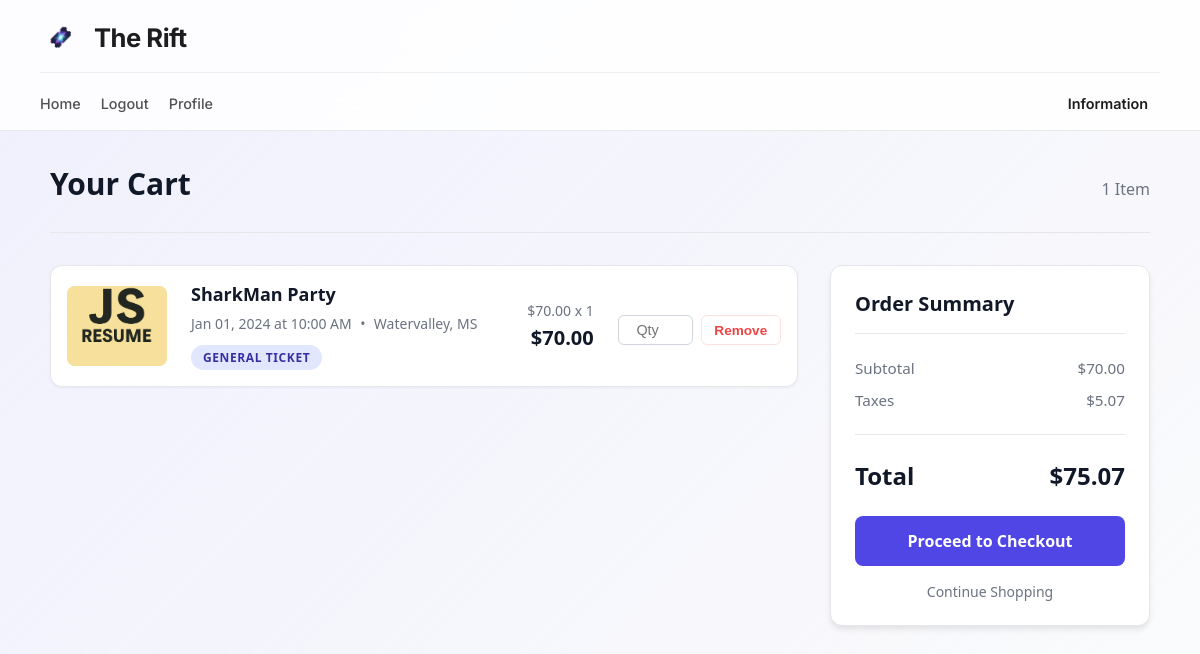
The app's page /cart/ (signed in) with its own data.
### App/models.py (models this page shows, shortened)
class Cart(models.Model):
    user = models.ForeignKey(settings.AUTH_USER_MODEL, on_delete=models.CASCADE)
    def total(self):
        return sum(ticket.subtotal() for ticket in self.tickets.all())

class TicketsSaved(models.Model):
    cart = models.ForeignKey(Cart, on_delete=models.CASCADE, related_name='tickets')
    ticket = models.ForeignKey(TicketTier, on_delete=models.CASCADE)
    quantity = models.PositiveIntegerField(default=1)
    def subtotal(self):
        return self.ticket.price * self.quantity

class TicketTier(models.Model):
    class Status(models.TextChoices):
        VIP = "VIP",('VIP')
        GENERAL = "General",('General')
        BASIC = "Basic",('Basic')
    event = models.ForeignKey(Event, on_delete=models.CASCADE, related_name='ticket_tiers')
    type = models.CharField(max_length=10,choices=Status.choices, default="Basic")
    price = models.DecimalField(max_digits=8, decimal_places=2)
    quantity = models.IntegerField()

class Event(models.Model):
    organization = models.ForeignKey(Organization, on_delete=models.CASCADE)
    title = models.CharField(max_length=100)
    description = models.TextField()
    banner_image = models.ImageField(upload_to='event_images/', default='event_images/default_eventimage.png',null=True,blank=True)
    location = models.CharField(max_length=100)
    date = models.DateField()
    start_time = models.TimeField()
    end_time = models.TimeField()
    capacity = models.IntegerField()
    created_at = models.DateTimeField(auto_now_add=True)

### App/views.py (the view)
# urls.py: path('cart/', v.cart, name='cart'),
@login_required
def cart(request):
    cart, created = Cart.objects.get_or_create(user=request.user)
    ticket = cart.tickets.all()
    total = cart.total()
    taxes = total * Decimal(.0725)
    true_total = total + taxes
    return render(request, 'cart.html', {'cart':cart, 'tickets':ticket, 'total' : total, 'Taxes' : taxes, 'true_total' : true_total})

### App/context_processors.py (called while the page is built, shortened)
def current_url(request):
    return {
        'current_path': request.path,
        'current_full_url': request.get_full_path(),
        'current_absolute_uri': request.build_absolute_uri(),
    }

def base_view(request):
    if not request.user.is_authenticated:
        return {}
    membership = OrganizationMembership.objects.filter(user=request.user).first()
    if not membership:
        return {}

### App/templates/cart.html (shortened to what this page needs)
{% extends 'base.html' %}
{% load static %}
{% block content %}
<link rel="stylesheet" href="{% static 'cart.css' %}">
<div class="cart-container">
    <header class="cart-header">
        <h1>Your Cart</h1>
        <p class="cart-count">{{ tickets.count }} Item{% if tickets.count != 1 %}s{% endif %}</p>
    </header>
    {% if tickets %}
    <div class="cart-layout">
        <div class="ticket-list">
            {% for item in tickets %}
            <div class="ticket-card">
                <div class="ticket-image">
                    {% if item.ticket.event.banner_image %}
                    <img src="{{ item.ticket.event.banner_image.url }}" alt="{{ item.ticket.event.title }}">
                    {% else %}
                    <div class="placeholder-img"></div>
                    {% endif %}
                </div>
                <div class="ticket-details">
                    <h3>{{ item.ticket.event.title }}</h3>
                    <p class="ticket-meta">
                        {{ item.ticket.event.date|date:"M d, Y" }} at {{ item.ticket.event.start_time|time:"g:i A" }}
                        <span class="meta-divider">•</span>
                        {{ item.ticket.event.location }}
                    </p>
                    <span class="tier-badge tier-{{ item.ticket.type|lower }}">
                        {{ item.ticket.type }} Ticket
                    </span>
                </div>
                <div class="ticket-pricing">
                    <div class="price-calculation">
                        <span class="unit-price">${{ item.ticket.price }}</span>
                        <span class="multiplication">x</span>
                        <span class="quantity">{{ item.quantity }}</span>
                    </div>
                    <div class="item-subtotal">
                        ${{ item.subtotal }}
                    </div>
                </div>
                <div class="ticket-actions">
                    <form method="post" action="{% url 'remove_ticket' item.id %}">
                        <input type="number" name="quantity" placeholder="Qty" min="1" max="{{ ticket.quantity }}">
                        <button type="submit">Remove</button>
                    </form>
                </div>
            </div>
            {% endfor %}
        </div>
        <div class="cart-summary">
            <div class="summary-card">
                <h2>Order Summary</h2>
                <div class="summary-row">
                    <span>Subtotal</span>
                    <span>${{ total }}</span>
                </div>
                <div class="summary-row">
                    <span>Taxes</span>
                    <span>${{ Taxes|floatformat:2 }}</span>
                </div>
                <hr>
                <div class="summary-total">
                    <span>Total</span>
                    <span>${{ true_total|floatformat:2 }}</span>
                </div>
                <a href="{% url 'checkoutcart' %}" class="btn-checkout">Proceed to Checkout</a>
                <a href="/" class="btn-continue">Continue Shopping</a>
            </div>
        </div>
    </div>
    {% endif %}
</div>
{% endblock %}

### App/static/common.css (style rules this page uses)
:root { --glass-bg: rgba(255, 255, 255, 0.85); --glass-border: 1px solid rgba(0, 0, 0, 0.08); --primary-blue: #007aff; --primary-text: #1d1d1f; --secondary-text: #515154; --pill-bg: #f2f2f5; --hero-gradient: linear-gradient(135deg, #4a148c 0%, #6a1b9a 50%, #9c27b0 100%); --nav-height: 130px; }
body { margin: 0; padding-top: var(--nav-height); font-family: 'Inter', -apple-system, BlinkMacSystemFont, sans-serif; color: var(--primary-text); background: linear-gradient(135deg, rgba(230, 230, 255, 0.5) 0%, rgba(255, 255, 255, 0.2) 100%); }

### App/static/cart.css (style rules this page uses)
:root { --primary-color: #4f46e5; --primary-hover: #4338ca; --bg-color: #f9fafb; --card-bg: #ffffff; --text-main: #111827; --text-muted: #6b7280; --danger-color: #ef4444; --border-radius: 12px; --badge-vip-bg: #fef3c7; --badge-vip-text: #92400e; --badge-gen-bg: #e0e7ff; --badge-gen-text: #3730a3; }
body { background-color: var(--bg-color); }
.cart-container { max-width: 1100px; margin: 0 auto; padding: 2rem 1rem; font-family: system-ui, -apple-system, sans-serif; color: var(--text-main); }
.cart-header { margin-bottom: 2rem; display: flex; justify-content: space-between; align-items: baseline; border-bottom: 1px solid #e5e7eb; padding-bottom: 1rem; }
.cart-header h1 { font-size: 1.875rem; margin: 0; font-weight: 700; }
.cart-count { font-size: 1rem; color: var(--text-muted); }
.cart-layout { display: grid; grid-template-columns: 1fr 320px; gap: 2rem; }
.ticket-list { display: flex; flex-direction: column; gap: 1rem; }
.ticket-card { display: flex; align-items: center; background: var(--card-bg); border-radius: var(--border-radius); padding: 1rem; box-shadow: 0 1px 3px rgba(0, 0, 0, 0.05); border: 1px solid #e5e7eb; }
.ticket-image { width: 100px; height: 80px; flex-shrink: 0; margin-right: 1.5rem; border-radius: 8px; overflow: hidden; background-color: #e5e7eb; }
.ticket-image img { width: 100%; height: 100%; object-fit: cover; }
.ticket-details { flex: 1; margin-right: 1rem; }
.ticket-details h3 { margin: 0 0 0.5rem 0; font-size: 1.125rem; font-weight: 600; }
.ticket-meta { margin: 0 0 0.75rem 0; font-size: 0.875rem; color: var(--text-muted); }
.meta-divider { margin: 0 0.3rem; }
.tier-badge { display: inline-block; padding: 0.25rem 0.75rem; border-radius: 9999px; font-size: 0.75rem; font-weight: 600; text-transform: uppercase; letter-spacing: 0.05em; }
.tier-general, .tier-basic { background-color: var(--badge-gen-bg); color: var(--badge-gen-text); }
.ticket-pricing { text-align: right; margin-right: 1.5rem; min-width: 100px; }
.price-calculation { font-size: 0.875rem; color: var(--text-muted); margin-bottom: 0.25rem; }
.item-subtotal { font-weight: 700; font-size: 1.25rem; }
.ticket-actions { margin-top: 0.5rem; display: flex; justify-content: flex-end; }
.ticket-actions form { display: flex; align-items: center; gap: 0.5rem; }
.ticket-actions input[type="number"] { width: 60px; padding: 0.4rem; border: 1px solid #d1d5db; border-radius: 6px; text-align: center; font-size: 0.9rem; color: var(--text-main); background-color: #fff; transition: border-color 0.2s, box-shadow 0.2s; }
.ticket-actions button { background-color: #fff; color: var(--danger-color); border: 1px solid #fee2e2; padding: 0.4rem 0.8rem; border-radius: 6px; font-size: 0.85rem; font-weight: 600; cursor: pointer; transition: all 0.2s ease; }
.cart-summary { position: relative; }
.summary-card { background: var(--card-bg); padding: 1.5rem; border-radius: var(--border-radius); box-shadow: 0 4px 6px -1px rgba(0, 0, 0, 0.1); position: sticky; top: 2rem; border: 1px solid #e5e7eb; }
.summary-card h2 { margin-top: 0; font-size: 1.25rem; border-bottom: 1px solid #e5e7eb; padding-bottom: 1rem; margin-bottom: 1.5rem; }
.summary-row { display: flex; justify-content: space-between; margin-bottom: 0.75rem; color: var(--text-muted); font-size: 0.95rem; }
hr { border: 0; border-top: 1px solid #e5e7eb; margin: 1.5rem 0; }
.summary-total { display: flex; justify-content: space-between; font-weight: 800; font-size: 1.5rem; margin-bottom: 1.5rem; }
.btn-checkout { display: block; width: 100%; background-color: var(--primary-color); color: white; text-align: center; padding: 0.875rem; border-radius: 8px; text-decoration: none; font-weight: 600; transition: background-color 0.2s; box-sizing: border-box; }
.btn-continue { display: block; text-align: center; margin-top: 1rem; color: var(--text-muted); text-decoration: none; font-size: 0.875rem; }

### records on screen
Cart: count "1"
TicketsSaved: ticket.event.banner_image (picture), ticket.event "SharkMan Party", ticket.event "Jan 01, 2024", ticket.event.start_time "10:00 AM", ticket.event.location "Watervalley, MS", ticket.type "GENERAL", ticket.price "70.00", quantity "1", subtotal "70.00"

### other values on screen
{{ total }} "70.00"
{{ Taxes|floatformat:2 }} "5.07"
{{ true_total|floatformat:2 }} "75.07"
